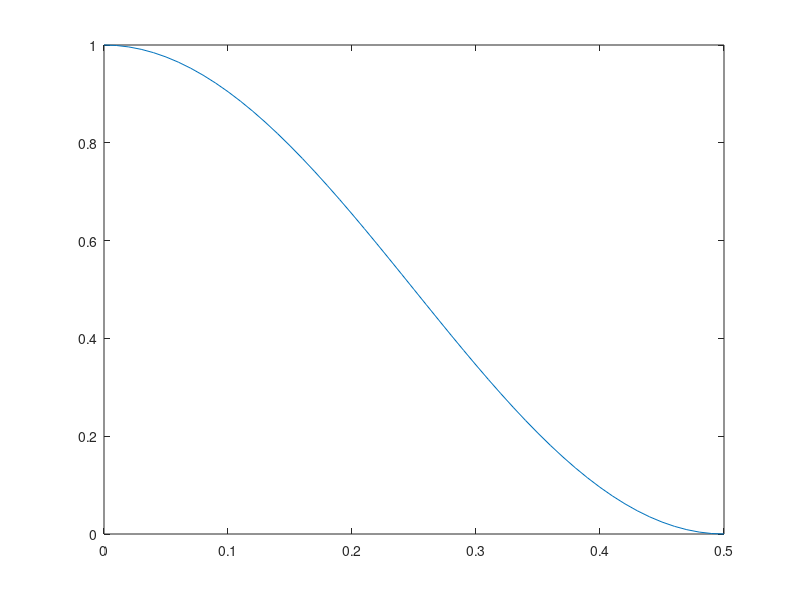
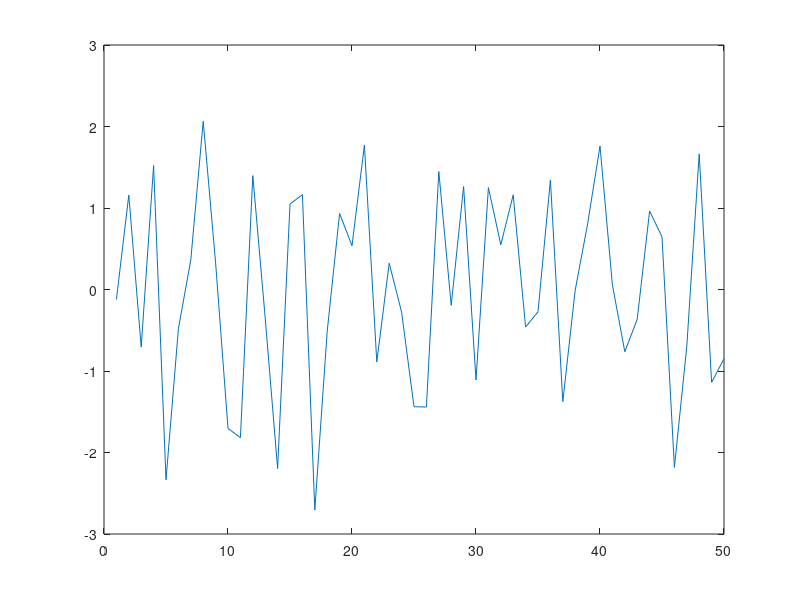
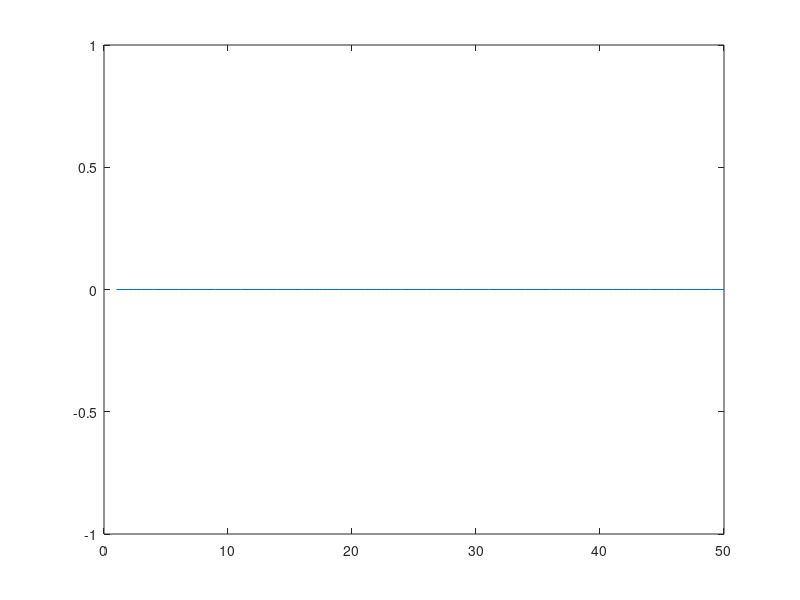

Source code (MATLAB) for these figures, in order:
samples = 50;
x = zeros(1,samples);
f_lst = zeros(1,samples);
N=0.5;

for f  = 0:samples
    f_scaled = f/(2*samples);
    x(f+1)=(cos(2*pi*f_scaled*N))^2;
    f_lst(f+1)=f_scaled;
end

figure(1)
plot(f_lst,x)



%Generate true values
variance = 1;
f=0.25;
x_samples = zeros(1,samples);
x_samples_wo_noise = zeros(1,samples);
sample_counter = zeros(1,samples);
for n = 1:samples
    x_samples(n)=cos(2*pi*f*n)+sqrt(variance)*randn();
    sample_counter(n)=n;
end
figure(2)
plot(sample_counter,x_samples);

figure(3)
plot(sample_counter,x_samples_wo_noise);
